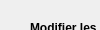
      <widget class="QWidget" name="page_13">
       <property name="geometry">
        <rect>
         <x>0</x>
         <y>0</y>
         <width>100</width>
         <height>30</height>
        </rect>
       </property>
       <attribute name="label">
        <string>Gestion des Timers</string>
       </attribute>
       <widget class="QLabel" name="label_90">
        <property name="geometry">
         <rect>
          <x>30</x>
          <y>20</y>
          <width>241</width>
          <height>16</height>
         </rect>
        </property>
        <property name="font">
         <font>
          <weight>75</weight>
          <bold>true</bold>
          <underline>true</underline>
         </font>
        </property>
        <property name="text">
         <string>Modifier les durées des Timers :</string>
        </property>
       </widget>
       <widget class="QLabel" name="label_91">
        <property name="geometry">
         <rect>
          <x>80</x>
          <y>55</y>
          <width>211</width>
          <height>16</height>
         </rect>
        </property>
        <property name="text">
         <string>Timer de Gestion du Mouvement :</string>
        </property>
       </widget>
       <widget class="QLabel" name="label_97">
        <property name="geometry">
         <rect>
          <x>80</x>
          <y>95</y>
          <width>221</width>
          <height>16</height>
         </rect>
        </property>
        <property name="text">
         <string>Timer de Gestion de la Réception :</string>
        </property>
       </widget>
       <widget class="QLineEdit" name="lEditTimerMouv">
        <property name="geometry">
         <rect>
          <x>300</x>
          <y>50</y>
          <width>100</width>
          <height>22</height>
         </rect>
        </property>
       </widget>
       <widget class="QLabel" name="label_98">
        <property name="geometry">
         <rect>
          <x>420</x>
          <y>55</y>
          <width>121</width>
          <height>16</height>
         </rect>
        </property>
        <property name="text">
         <string>MilliSecondes (ms)</string>
        </property>
       </widget>
       <widget class="QLineEdit" name="lEditTimerRecep">
        <property name="geometry">
         <rect>
          <x>300</x>
          <y>90</y>
          <width>100</width>
          <height>22</height>
         </rect>
        </property>
       </widget>
       <widget class="QLabel" name="label_110">
        <property name="geometry">
         <rect>
          <x>420</x>
          <y>95</y>
          <width>121</width>
          <height>16</height>
         </rect>
        </property>
        <property name="text">
         <string>MilliSecondes (ms)</string>
        </property>
       </widget>
       <widget class="QPushButton" name="btOkTimer">
        <property name="geometry">
         <rect>
          <x>300</x>
          <y>180</y>
          <width>100</width>
          <height>30</height>
         </rect>
        </property>
        <property name="text">
         <string>Confirmer</string>
        </property>
        <property name="icon">
         <iconset>
          <normaloff>ressources/bt_ok.png</normaloff>ressources/bt_ok.png</iconset>
        </property>
       </widget>
      </widget>
